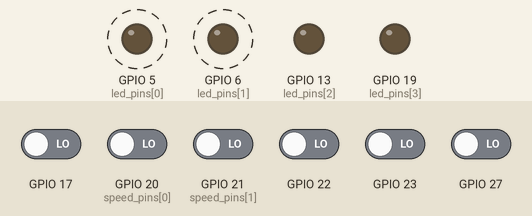
Recording of a program running on a simulated Raspberry Pi (BCM pin numbers). On the bench: output pins drawn as LEDs (lit = HIGH). Dashed ring = blinking. The test bench sets the inputs (shaded band); at power-on: GPIO 17, GPIO 20 (speed_pins[0]), GPIO 21 (speed_pins[1]), GPIO 22, GPIO 23, GPIO 27 LOW. The clock reads 2024-03-15 10:24:30 at power-on unless the program sets it; what the program prints to the terminal is not drawn.

Above: at 0.9 s.
1.3 s: GPIO 22 driven HIGH
At 1.5 s:
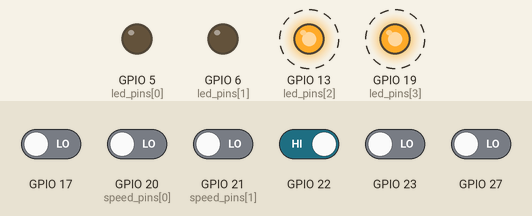
4.3 s: GPIO 27 driven HIGH
At 4.71 s:
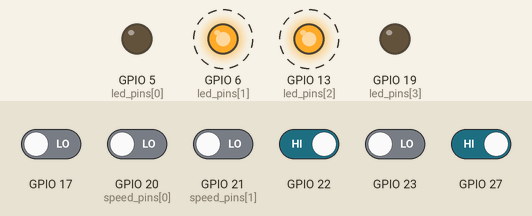
7.3 s: GPIO 20 (speed_pins[0]) driven HIGH
At 7.82 s:
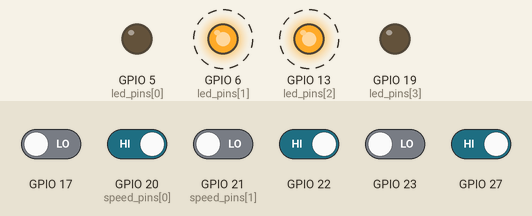
10.3 s: GPIO 21 (speed_pins[1]) driven HIGH
12.5 s: GPIO 17 driven HIGH
At 14.5 s:
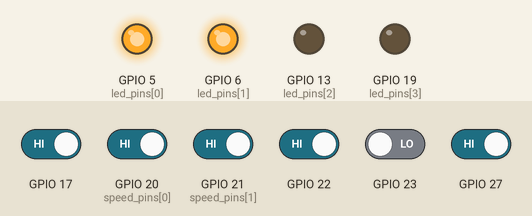
15.5 s: GPIO 17 driven LOW
At 16.8 s:
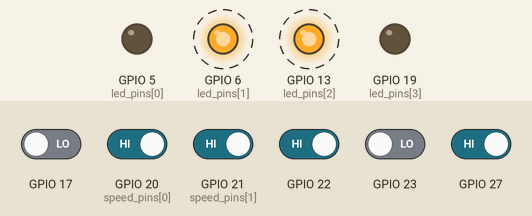
Timing chart, 0 to 19.5 s (numbered marks = the images above; inputs shaded):
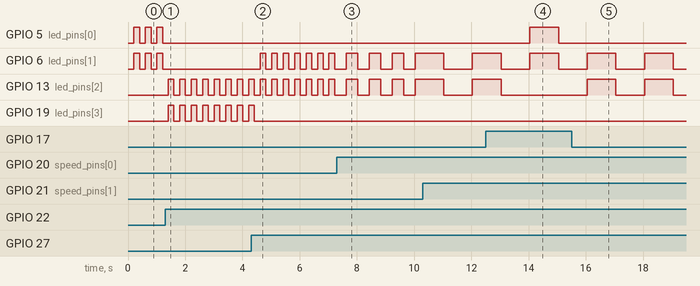

The program:

opdracht9-pi.py
```python
import RPi.GPIO as GPIO
import time

# GPIO ingangen van Arduino (LED selectie + snelheid)
led_select_pins = [17, 27, 22, 23]  # van Arduino pin 8–11
speed_pins = [20, 21]               # van Arduino pin 2 en 3 (LSB, MSB)

# GPIO pinnen van de LEDs op de Pi
led_pins = [5, 6, 13, 19]

GPIO.setmode(GPIO.BCM)

# Setup input pinnen
for pin in led_select_pins + speed_pins:
    GPIO.setup(pin, GPIO.IN)

# Setup output LEDs
for pin in led_pins:
    GPIO.setup(pin, GPIO.OUT)
    GPIO.output(pin, GPIO.LOW)

print("Raspberry Pi gestart – wacht op selectie + snelheid...")

# Snelheidsopties (index = binaire waarde van speed_pins)
speed_table = [0.2, 0.4, 0.7, 1.0]  # in seconden (pas aan naar wens)

blink_state = False
last_toggle = time.time()
blink_delay = speed_table[2]  # default: medium

try:
    while True:
        # 1. Bepaal geselecteerde LED via led_select_pins
        selected_led = -1
        for i, pin in enumerate(led_select_pins):
            if GPIO.input(pin) == GPIO.HIGH:
                selected_led = i
                break

        # 2. Bepaal snelheid via speed_pins
        lsb = GPIO.input(speed_pins[0])
        msb = GPIO.input(speed_pins[1])
        speed_index = (msb << 1) | lsb  # 0–3
        blink_delay = speed_table[speed_index]

        # 3. Knipperlogica
        now = time.time()
        if now - last_toggle >= blink_delay:
            last_toggle = now
            blink_state = not blink_state

            # Reset alle LEDs
            for pin in led_pins:
                GPIO.output(pin, GPIO.LOW)

            if selected_led == -1:
                # Standaardmodus: LED 0 & 1 knipperen
                GPIO.output(led_pins[0], GPIO.HIGH if blink_state else GPIO.LOW)
                GPIO.output(led_pins[1], GPIO.HIGH if blink_state else GPIO.LOW)
            else:
                # Geselecteerde LED + volgende
                GPIO.output(led_pins[selected_led], GPIO.HIGH if blink_state else GPIO.LOW)
                second_led = (selected_led + 1) % 4
                GPIO.output(led_pins[second_led], GPIO.HIGH if blink_state else GPIO.LOW)

        time.sleep(0.01)

except KeyboardInterrupt:
    print("Afsluiten...")
    GPIO.cleanup()
```

Measured:
- after the input at 1.3 s, GPIO 5 (led_pins[0]), GPIO 6 (led_pins[1]): stops changing and stays LOW; GPIO 13 (led_pins[2]), GPIO 19 (led_pins[3]): alternates HIGH for 0.20 s and LOW for 0.20 s, starting after 0.11 s
- after the input at 4.3 s, GPIO 6 (led_pins[1]): alternates HIGH for 0.20 s and LOW for 0.20 s, starting after 0.32 s; GPIO 19 (led_pins[3]): goes on until 4.4 s, then stays LOW
- after the input at 7.3 s, GPIO 6 (led_pins[1]), GPIO 13 (led_pins[2]): alternates HIGH for 0.40 s and LOW for 0.40 s, starting after 0.33 s
- after the input at 12.5 s, GPIO 5 (led_pins[0]): LOW → HIGH after 1.5 s, → LOW 1.0 s later; GPIO 13 (led_pins[2]): goes on until 13.0 s, then stays LOW
- after the input at 15.5 s, GPIO 5 (led_pins[0]): stops changing and stays LOW; GPIO 13 (led_pins[2]): alternates HIGH for 1.0 s and LOW for 1.0 s, starting after 0.55 s
- by itself, GPIO 5 (led_pins[0]), GPIO 6 (led_pins[1]): alternates HIGH for 0.20 s and LOW for 0.20 s
